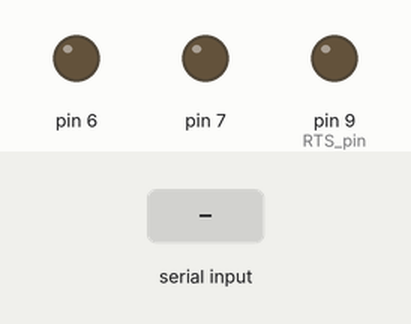
The sketch below on a simulated Arduino Uno, built with avr-gcc and run on an emulated ATmega328P. On the bench: output pins drawn as LEDs (lit = HIGH). Inputs (shaded band) come from the test bench. Storage starts empty; what the sketch prints to the serial monitor is not drawn.

Above: at 0.1 s.
At 2.2 s:
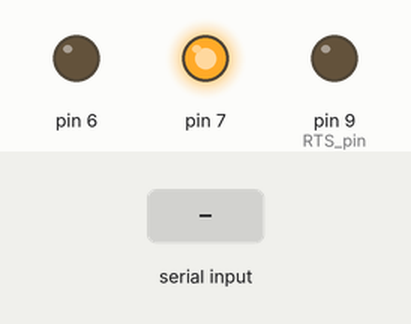
2.3 s: "30,150\n" received over Serial
At 5.14 s:
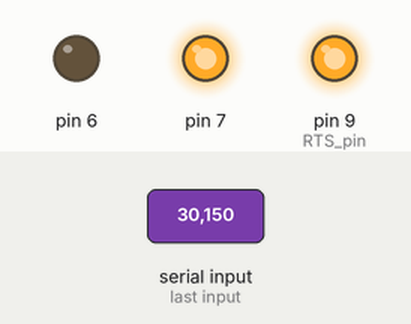
5.3 s: "90,45\n" received over Serial
Timing chart, 0 to 14.3 s (numbered marks = the images above; inputs shaded):
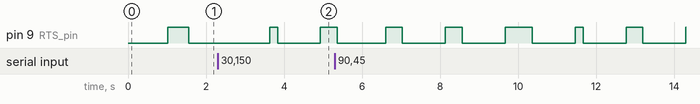

The sketch:

sayac_okuma_makel.ino
```cpp
#include <SPI.h>
#include <SD.h>

// Not: Güvenlik nedeniyle sayaç numaraları maskelenmiştir.
// Format: İlk iki rakam + yıldız + son iki rakam şeklindedir.
// Gerçek uygulamada tam sayaç numaralarını kullanınız.

const int chipSelect = 4;
#define RTS_pin    9    //RS485 Direction control
#define RS485Transmit    HIGH
#define RS485Receive     LOW
String T;
String Tarih;
String Saat;
String dataString;

void setup() {
 dataString = "Tarih, Saat, Soldaki Sayaç(52******41), Tarih, Saat, Sağdaki Sayaç(52******91)\r\n";
  pinMode(RTS_pin, OUTPUT);
  pinMode(6, OUTPUT);
  pinMode(7, OUTPUT);
  Serial.begin(300, SERIAL_7E1);
  delay(1000);

  while (!Serial) {
    ; // wait for serial port to connect. Needed for native USB port only
    digitalWrite(6, HIGH);
  }

  if (!SD.begin(chipSelect)) {
    digitalWrite(7, HIGH);
    while (1);
    digitalWrite(6, HIGH);
  }
  digitalWrite(6, LOW);
  digitalWrite(7, HIGH);
}

void loop() {

  digitalWrite(7, HIGH);

  SelamVer1();
  delay(100);
  sohbeteBasla1();
  delay(100);
  getTarih();
  delay(100);
  dataString += Tarih;
  dataString += ",";
  getSaat();
  delay(100);
  dataString += Saat;
  dataString += ",";
  getT();
  delay(100);
  dataString += T;
  dataString += ",";
  byebye();

  SelamVer2();
  delay(100);
  sohbeteBasla2();
  delay(100);
  getTarih();
  delay(100);
  dataString += Tarih;
  dataString += ",";
  getSaat();
  delay(100);
  dataString += Saat;
  dataString += ",";
  getT();
  delay(100);
  dataString += T;
  byebye();
  digitalWrite(7, HIGH);
  File dataFile = SD.open("sayaclar.csv", FILE_WRITE);
  if (dataFile) {
    dataFile.println(dataString);
    dataFile.close();
    dataString = "";
    digitalWrite(6, LOW);
    digitalWrite(7, HIGH);
  }
  else {
    digitalWrite(6, HIGH);
    digitalWrite(7, LOW);
  }
  delay(1000);
  digitalWrite(7, LOW);
  delay(100);
  digitalWrite(7, HIGH);
  digitalWrite(6, LOW);
}


void SelamVer1() {

  digitalWrite(RTS_pin, RS485Transmit);     // init Transmit
  // Sayaç 52******41 için iletişim başlatma komutu
  byte selam_ver1[] = {0x2f, 0x3f, 0x4d, 0x53, 0x59, 0x35, 0x32, 0x37, 0x34, 0x31, 0x37, 0x34, 0x31, 0x21, 0x0d, 0x0a};
  Serial.write(selam_ver1, sizeof(selam_ver1));

  Serial.flush();
  digitalWrite(RTS_pin, RS485Receive);      // Init Receive
  byte selam_al1[23];
  Serial.readBytes(selam_al1, 23);


}

void SelamVer2() {

  digitalWrite(RTS_pin, RS485Transmit);     // init Transmit
  // Sayaç 52******91 için iletişim başlatma komutu
  byte selam_ver2[] = {0x2f, 0x3f, 0x4d, 0x53, 0x59, 0x35, 0x32, 0x37, 0x34, 0x31, 0x36, 0x39, 0x31, 0x21, 0x0d, 0x0a};
  Serial.write(selam_ver2, sizeof(selam_ver2));

  Serial.flush();
  digitalWrite(RTS_pin, RS485Receive);      // Init Receive
  byte selam_al2[23];
  Serial.readBytes(selam_al2, 23);


}


void sohbeteBasla1() {

  digitalWrite(RTS_pin, RS485Transmit);     // init Transmit
  byte baslayalimmi1[] = {0x06, 0x30, 0x30, 0x31, 0x0d, 0x0a};
  Serial.write(baslayalimmi1, sizeof(baslayalimmi1));

  Serial.flush();
  digitalWrite(RTS_pin, RS485Receive);      // Init Receive
  byte baslayalim1[16];
  Serial.readBytes(baslayalim1, 16);


}


void sohbeteBasla2() {

  digitalWrite(RTS_pin, RS485Transmit);     // init Transmit
  byte baslayalimmi2[] = {0x06, 0x30, 0x30, 0x31, 0x0d, 0x0a};
  Serial.write(baslayalimmi2, sizeof(baslayalimmi2));

  Serial.flush();
  digitalWrite(RTS_pin, RS485Receive);      // Init Receive
  byte baslayalim2[16];
  Serial.readBytes(baslayalim2, 16);


}


void getT() {
  T = "";
  digitalWrite(RTS_pin, RS485Transmit);     // init Transmit
  byte iste[] = {0x01, 0x52, 0x32, 0x02, 0x31, 0x2e, 0x38, 0x2e, 0x30, 0x28, 0x29, 0x03, 0x59};
  Serial.write(iste, sizeof(iste));

  Serial.flush();
  digitalWrite(RTS_pin, RS485Receive);      // Init Receive
  byte al[24];
  Serial.readBytes(al, 24);

  for ( byte i = 7; i < 17; i++ ) {
    if (al[i] - 48 == -2) {
      T += ".";
    }
    else {
      T += String(al[i] - 48);
    }
  }


}

void getTarih() {

  Tarih = "";
  digitalWrite(RTS_pin, RS485Transmit);     // init Transmit
  byte tarihne[] = {0x01, 0x52, 0x32, 0x02, 0x30, 0x2e, 0x39, 0x2e, 0x32, 0x28, 0x29, 0x03, 0x5b};
  Serial.write(tarihne, sizeof(tarihne));

  Serial.flush();
  digitalWrite(RTS_pin, RS485Receive);      // Init Receive
  byte tarih[24];
  Serial.readBytes(tarih, 24);

  for ( byte i = 7; i < 15; i++ ) {
    if (tarih[i] - 48 == -3) {
      Tarih += "/";
    }
    else {
      Tarih += String(tarih[i] - 48);
    }
  }


}

void getSaat() {

  Saat = "";

  digitalWrite(RTS_pin, RS485Transmit);     // init Transmit
  byte saatne[] = {0x01, 0x52, 0x32, 0x02, 0x30, 0x2e, 0x39, 0x2e, 0x31, 0x28, 0x29, 0x03, 0x58};
  Serial.write(saatne, sizeof(saatne));

  Serial.flush();
  digitalWrite(RTS_pin, RS485Receive);      // Init Receive
  byte saat[18];
  Serial.readBytes(saat, 18);

  for ( byte i = 7; i < 15; i++ ) {
    if (saat[i] == 0x3a ) {
      Saat += ":";
    }
    else {
      Saat += String(saat[i] - 48);
    }
  }


}


void byebye() {

  digitalWrite(RTS_pin, RS485Transmit);     // init Transmit
  byte bb[] = {0x01, 0x42, 0x30, 0x03, 0x71};
  Serial.write(bb, sizeof(bb));

  Serial.flush();
  digitalWrite(RTS_pin, RS485Receive);      // Init Receive

}
```
